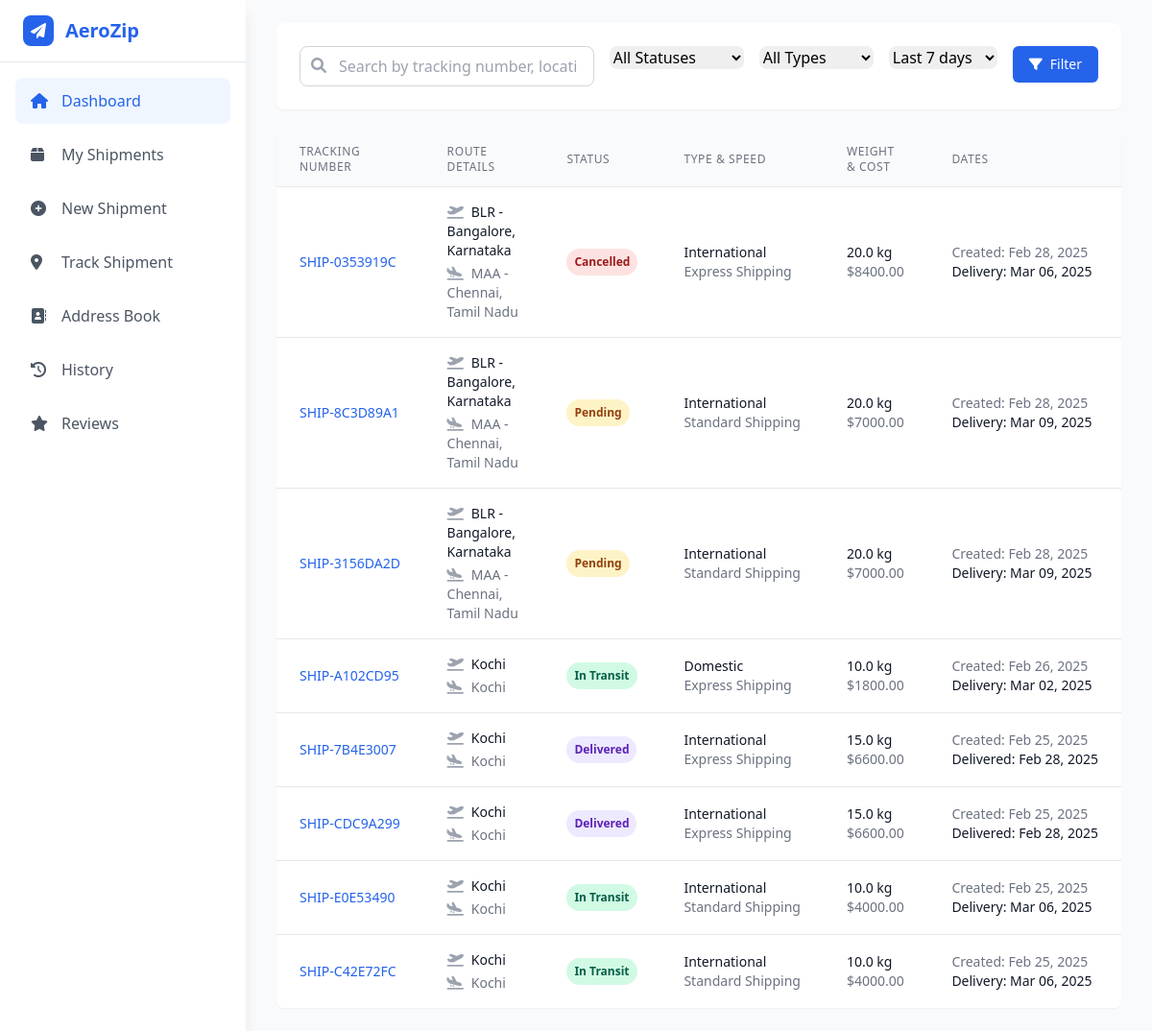
/history/ (signed in), run on the app's committed database.
### main/models.py (models this page shows, shortened)
class Shipment(models.Model):
    STATUS_CHOICES = [
        ('pending', 'Pending'),
        ('processing', 'Processing'),
        ('in_transit', 'In Transit'),
        ('out_for_delivery', 'Out for Delivery'),
        ('delivered', 'Delivered'),
        ('cancelled', 'Cancelled'),
    ]
    SHIPPING_SPEED_CHOICES = [
        ('standard', 'Standard Shipping'),
        ('express', 'Express Shipping'),
        ('overnight', 'Overnight Shipping'),
    ]
    SHIPMENT_TYPE_CHOICES = [
        ('international', 'International'),
        ('domestic', 'Domestic'),
    ]
    tracking_number = models.CharField(max_length=50, unique=True,editable=False)
    user = models.ForeignKey(CustomUser, on_delete=models.CASCADE)
    sender_address = models.ForeignKey(Address, on_delete=models.PROTECT, related_name='sender_address', null=True)
    recipient_address = models.ForeignKey(Address, on_delete=models.PROTECT, related_name='receiver_address')
    shipment_type = models.CharField(max_length=20, choices=SHIPMENT_TYPE_CHOICES, default='domestic')
    from_airport_name = models.CharField(max_length=500, null=True, blank=True)
    from_airport_place = models.CharField(max_length=500, null=True, blank=True)
    from_airport_code = models.CharField(max_length=500, null=True, blank=True)
    to_airport_name = models.CharField(max_length=500, null=True, blank=True)
    to_airport_place = models.CharField(max_length=500, null=True, blank=True)
    to_airport_code = models.CharField(max_length=500, null=True, blank=True)
    weight = models.FloatField()
    status = models.CharField(max_length=20, choices=STATUS_CHOICES, default='pending')
    shipping_speed = models.CharField(max_length=20, choices=SHIPPING_SPEED_CHOICES, default='standard')
    created_at = models.DateTimeField(auto_now_add=True)
    updated_at = models.DateTimeField(auto_now=True)
    estimated_delivery = models.DateField(null=True, blank=True)
    shipping_cost = models.DecimalField(max_digits=10, decimal_places=2, null=True, blank=True)
    notes = models.TextField(blank=True)
    cancellation_reason = models.CharField(max_length=255, blank=True, null=True)
    cancellation_date = models.DateTimeField(blank=True, null=True)
    cancellation_fee = models.DecimalField(max_digits=10, decimal_places=2, blank=True, null=True)
    is_paid = models.BooleanField(default=False)

class Address(models.Model):
    user = models.ForeignKey(CustomUser, on_delete=models.CASCADE)
    name = models.CharField(max_length=100)
    street_address = models.CharField(max_length=200)
    city = models.CharField(max_length=100)
    state = models.CharField(max_length=100)
    country = models.CharField(max_length=100)
    postal_code = models.CharField(max_length=20)
    phone = models.CharField(max_length=20)
    is_default = models.BooleanField(default=False)

### users/views.py (the view, shortened to what this page needs)
# urls.py: path('history/',ShipmentHistoryView.as_view(),name='history'),
class ShipmentHistoryView(LoginRequiredMixin, ListView):
    template_name = "history.html"
    context_object_name = "shipments"
    paginate_by = 10
    def get_queryset(self):
        queryset = Shipment.objects.filter(user=self.request.user).order_by('-created_at')
        status_filter = self.request.GET.get('status')
        if status_filter:
            queryset = queryset.filter(status=status_filter)
        shipment_type = self.request.GET.get('type')
        if shipment_type:
            queryset = queryset.filter(shipment_type=shipment_type)
        date_range = self.request.GET.get('date_range')
        search_query = self.request.GET.get('search')
        return queryset
    def get_context_data(self, **kwargs):
        context = super().get_context_data(**kwargs)
        user_shipments = Shipment.objects.filter(user=self.request.user)
        status_counts = user_shipments.values('status').annotate(count=Count('status'))
        total_count = user_shipments.count()
        pending_count = 0
        in_transit_count = 0
        delivered_count = 0
        for status in status_counts:
            if status['status'] in ['pending', 'processing']:
                pending_count += status['count']
            elif status['status'] in ['in_transit', 'out_for_delivery']:
                in_transit_count += status['count']
            elif status['status'] == 'delivered':
                delivered_count += status['count']
        context['total_count'] = total_count
        context['pending_count'] = pending_count
        context['in_transit_count'] = in_transit_count
        context['delivered_count'] = delivered_count
        context['current_status'] = self.request.GET.get('status', '')
        context['current_type'] = self.request.GET.get('type', '')
        context['current_date_range'] = self.request.GET.get('date_range', '7')
        context['search_query'] = self.request.GET.get('search', '')
        return context

### users/templates/history.html (shortened to what this page needs)
{% extends 'user_home.html' %}
{% block content %}
<div class="min-h-screen bg-gray-50">
    <div class="max-w-7xl mx-auto px-4 sm:px-6 lg:px-8 py-6">
        <div class="mb-6">
            <div class="bg-white rounded-lg shadow-sm p-6">
                <form method="GET" action="{% url 'my' %}">
                    <div class="flex flex-col md:flex-row space-y-4 md:space-y-0 md:space-x-4">
                        <div class="flex-1">
                            <div class="relative">
                                <input type="text" name="search" value="{{ search_query }}" placeholder="Search by tracking number, location..." class="w-full pl-10 pr-4 py-2 border border-gray-300 rounded-lg focus:outline-none focus:ring-2 focus:ring-blue-500">
                                <i class="fas fa-search absolute left-3 top-3 text-gray-400"></i>
                            </div>
                        </div>
                        <div class="flex flex-wrap gap-4">
                            <div class="w-full sm:w-auto">
                                <select name="status" class="block w-full rounded-lg border-gray-300 focus:border-blue-500 focus:ring-blue-500">
                                    <option value="">All Statuses</option>
                                </select>
                            </div>
                            <div class="w-full sm:w-auto">
                                <select name="type" class="block w-full rounded-lg border-gray-300 focus:border-blue-500 focus:ring-blue-500">
                                    <option value="">All Types</option>
                                </select>
                            </div>
                            <div class="w-full sm:w-auto">
                                <select name="date_range" class="block w-full rounded-lg border-gray-300 focus:border-blue-500 focus:ring-blue-500">
                                    <option value="7" {% if current_date_range == '7' %}selected{% endif %}>Last 7 days</option>
                                </select>
                            </div>
                            <div class="w-full sm:w-auto">
                                <button type="submit" class="w-full inline-flex justify-center items-center px-4 py-2 border border-transparent rounded-md shadow-sm text-sm font-medium text-white bg-blue-600 hover:bg-blue-700 focus:outline-none focus:ring-2 focus:ring-offset-2 focus:ring-blue-500">
                                    <i class="fas fa-filter mr-2"></i> Filter
                                </button>
                            </div>
                        </div>
                    </div>
                </form>
            </div>
        </div>
        <div class="bg-white rounded-lg shadow-sm overflow-hidden">
            {% if shipments %}
            <div class="overflow-x-auto">
                <table class="min-w-full divide-y divide-gray-200">
                    <thead class="bg-gray-50">
                        <tr>
                            <th class="px-6 py-3 text-left text-xs font-medium text-gray-500 uppercase tracking-wider">
                                Tracking Number
                            </th>
                            <th class="px-6 py-3 text-left text-xs font-medium text-gray-500 uppercase tracking-wider">
                                Route Details
                            </th>
                            <th class="px-6 py-3 text-left text-xs font-medium text-gray-500 uppercase tracking-wider">
                                Status
                            </th>
                            <th class="px-6 py-3 text-left text-xs font-medium text-gray-500 uppercase tracking-wider">
                                Type & Speed
                            </th>
                            <th class="px-6 py-3 text-left text-xs font-medium text-gray-500 uppercase tracking-wider">
                                Weight & Cost
                            </th>
                            <th class="px-6 py-3 text-left text-xs font-medium text-gray-500 uppercase tracking-wider">
                                Dates
                            </th>
                        </tr>
                    </thead>
                    <tbody class="bg-white divide-y divide-gray-200">
                        {% for shipment in shipments %}
                        <tr>
                            <td class="px-6 py-4 whitespace-nowrap">
                                <div class="text-sm font-medium text-blue-600">{{ shipment.tracking_number }}</div>
                            </td>
                            <td class="px-6 py-4">
                                <div class="text-sm">
                                    <div class="font-medium text-gray-900">
                                        <i class="fas fa-plane-departure text-gray-400 mr-1"></i>
                                        {% if shipment.from_airport_code %}{{ shipment.from_airport_code }} - {% endif %}
                                        {{ shipment.from_airport_place|default:shipment.sender_address.city }}
                                    </div>
                                    <div class="text-gray-500 mt-1">
                                        <i class="fas fa-plane-arrival text-gray-400 mr-1"></i>
                                        {% if shipment.to_airport_code %}{{ shipment.to_airport_code }} - {% endif %}
                                        {{ shipment.to_airport_place|default:shipment.recipient_address.city }}
                                    </div>
                                </div>
                            </td>
                            <td class="px-6 py-4 whitespace-nowrap">
                                {% if shipment.status == 'pending' %}
                                <span class="px-2 py-1 inline-flex text-xs leading-5 font-semibold rounded-full bg-yellow-100 text-yellow-800">
                                    Pending
                                </span>
                                {% elif shipment.status == 'processing' %}
                                <span class="px-2 py-1 inline-flex text-xs leading-5 font-semibold rounded-full bg-yellow-100 text-yellow-800">
                                    Processing
                                </span>
                                {% elif shipment.status == 'in_transit' %}
                                <span class="px-2 py-1 inline-flex text-xs leading-5 font-semibold rounded-full bg-green-100 text-green-800">
                                    In Transit
                                </span>
                                {% elif shipment.status == 'out_for_delivery' %}
                                <span class="px-2 py-1 inline-flex text-xs leading-5 font-semibold rounded-full bg-blue-100 text-blue-800">
                                    Out for Delivery
                                </span>
                                {% elif shipment.status == 'delivered' %}
                                <span class="px-2 py-1 inline-flex text-xs leading-5 font-semibold rounded-full bg-purple-100 text-purple-800">
                                    Delivered
                                </span>
                                {% elif shipment.status == 'cancelled' %}
                                <span class="px-2 py-1 inline-flex text-xs leading-5 font-semibold rounded-full bg-red-100 text-red-800">
                                    Cancelled
                                </span>
                                {% endif %}
                            </td>
                            <td class="px-6 py-4 whitespace-nowrap">
                                <div class="text-sm text-gray-900">{{ shipment.get_shipment_type_display }}</div>
                                <div class="text-sm text-gray-500">{{ shipment.get_shipping_speed_display }}</div>
                            </td>
                            <td class="px-6 py-4 whitespace-nowrap">
                                <div class="text-sm text-gray-900">{{ shipment.weight }} kg</div>
                                {% if shipment.shipping_cost %}
                                <div class="text-sm text-gray-500">${{ shipment.shipping_cost }}</div>
                                {% endif %}
                            </td>
                            <td class="px-6 py-4 whitespace-nowrap">
                                <div class="text-sm text-gray-500">Created: {{ shipment.created_at|date:"M d, Y" }}</div>
                                {% if shipment.estimated_delivery %}
                                <div class="text-sm text-gray-900">
                                    {% if shipment.status == 'delivered' %}
                                    Delivered: {{ shipment.updated_at|date:"M d, Y" }}
                                    {% else %}
                                    Delivery: {{ shipment.estimated_delivery|date:"M d, Y" }}
                                    {% endif %}
                                </div>
                                {% endif %}
                            </td>
                        </tr>
                        {% endfor %}
                    </tbody>
                </table>
            </div>
            {% endif %}
        </div>
    </div>
</div>
{% endblock %}

### data on the page
Shipment: tracking_number "SHIP-0353919C", from_airport_code "BLR", from_airport_place "Bangalore, Karnataka", to_airport_code "MAA", to_airport_place "Chennai, Tamil Nadu", status "Cancelled", shipment_type "International", shipping_speed "Express Shipping", weight "20.0", shipping_cost "8400.00", created_at "Feb 28, 2025", estimated_delivery "Mar 06, 2025"
Shipment: tracking_number "SHIP-8C3D89A1", from_airport_code "BLR", from_airport_place "Bangalore, Karnataka", to_airport_code "MAA", to_airport_place "Chennai, Tamil Nadu", status "Pending", shipment_type "International", shipping_speed "Standard Shipping", weight "20.0", shipping_cost "7000.00", created_at "Feb 28, 2025", estimated_delivery "Mar 09, 2025"
Shipment: tracking_number "SHIP-3156DA2D", from_airport_code "BLR", from_airport_place "Bangalore, Karnataka", to_airport_code "MAA", to_airport_place "Chennai, Tamil Nadu", status "Pending", shipment_type "International", shipping_speed "Standard Shipping", weight "20.0", shipping_cost "7000.00", created_at "Feb 28, 2025", estimated_delivery "Mar 09, 2025"
Shipment: tracking_number "SHIP-A102CD95", from_airport_place "Kochi", to_airport_place "Kochi", status "In Transit", shipment_type "Domestic", shipping_speed "Express Shipping", weight "10.0", shipping_cost "1800.00", created_at "Feb 26, 2025", estimated_delivery "Mar 02, 2025"
Shipment: tracking_number "SHIP-7B4E3007", from_airport_place "Kochi", to_airport_place "Kochi", status "Delivered", shipment_type "International", shipping_speed "Express Shipping", weight "15.0", shipping_cost "6600.00", created_at "Feb 25, 2025", updated_at "Feb 28, 2025"
Shipment: tracking_number "SHIP-CDC9A299", from_airport_place "Kochi", to_airport_place "Kochi", status "Delivered", shipment_type "International", shipping_speed "Express Shipping", weight "15.0", shipping_cost "6600.00", created_at "Feb 25, 2025", updated_at "Feb 28, 2025"
Shipment: tracking_number "SHIP-E0E53490", from_airport_place "Kochi", to_airport_place "Kochi", status "In Transit", shipment_type "International", shipping_speed "Standard Shipping", weight "10.0", shipping_cost "4000.00", created_at "Feb 25, 2025", estimated_delivery "Mar 06, 2025"
Shipment: tracking_number "SHIP-C42E72FC", from_airport_place "Kochi", to_airport_place "Kochi", status "In Transit", shipment_type "International", shipping_speed "Standard Shipping", weight "10.0", shipping_cost "4000.00", created_at "Feb 25, 2025", estimated_delivery "Mar 06, 2025"
